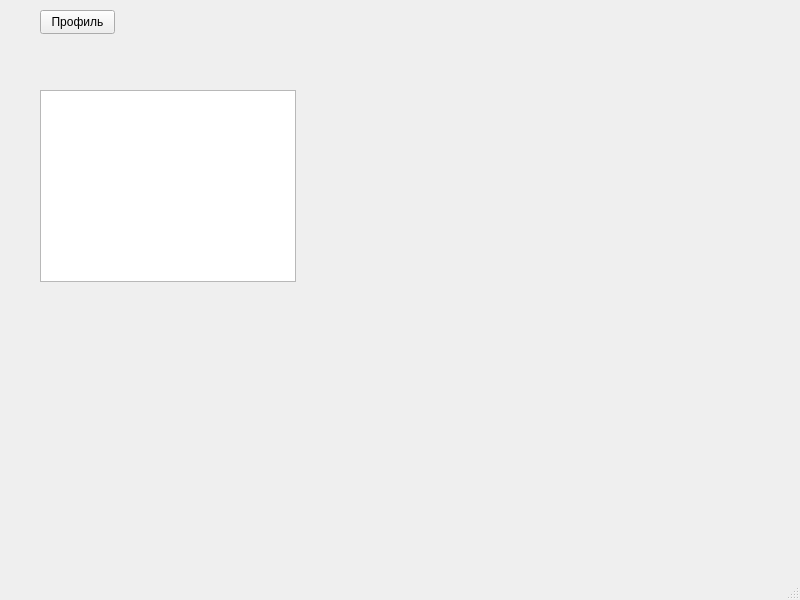
<?xml version="1.0" encoding="UTF-8"?>
<ui version="4.0">
 <class>MainWindow</class>
 <widget class="QMainWindow" name="MainWindow">
  <property name="geometry">
   <rect>
    <x>0</x>
    <y>0</y>
    <width>800</width>
    <height>600</height>
   </rect>
  </property>
  <property name="windowTitle">
   <string>MainWindow</string>
  </property>
  <widget class="QWidget" name="centralwidget">
   <widget class="QListWidget" name="travelGroupsList">
    <property name="geometry">
     <rect>
      <x>40</x>
      <y>90</y>
      <width>256</width>
      <height>192</height>
     </rect>
    </property>
   </widget>
   <widget class="QStackedWidget" name="routesStackedWidget">
    <property name="geometry">
     <rect>
      <x>340</x>
      <y>90</y>
      <width>171</width>
      <height>191</height>
     </rect>
    </property>
    <widget class="QWidget" name="page"/>
    <widget class="QWidget" name="page_2"/>
   </widget>
   <widget class="QPushButton" name="profileButton">
    <property name="geometry">
     <rect>
      <x>40</x>
      <y>10</y>
      <width>75</width>
      <height>24</height>
     </rect>
    </property>
    <property name="text">
     <string>Профиль</string>
    </property>
   </widget>
  </widget>
  <widget class="QMenuBar" name="menubar">
   <property name="geometry">
    <rect>
     <x>0</x>
     <y>0</y>
     <width>800</width>
     <height>22</height>
    </rect>
   </property>
  </widget>
  <widget class="QStatusBar" name="statusbar"/>
 </widget>
 <resources/>
 <connections/>
</ui>
